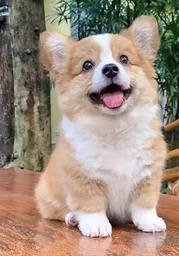
#> input picture 计算机视觉实验08/imgs/dog.jpg, 179 x 256 px, shrunk from 350 x 500 before the run
$ python test3.py   (older library calls are emulated)
#> lines starting #> are read from the running program, lines starting #| are printed output that depends on the picture; after the words box and inside, x2 and y2 are one past the last pixel; in counts of white or black regions, pixels touching at a corner belong together; long printed decimals are rounded
### 计算机视觉实验08/util.py
import cv2
import matplotlib.pyplot as plt
import numpy as np
import scipy


# 高斯噪声
# [125 lines left out: functions normalize, add_gaussian_noise, add_rayleigh_noise, add_gamma_noise, add_salt_pepper, GeometricMeanOperator and 5 more, not called in this run]


# 逆谐波均值滤波
def Contra_harmonicMeanOperator(roi, q):
    roi = roi.astype(np.float64)
    return np.mean(roi ** (q + 1)) / np.mean((roi) ** (q))


# [35 lines left out: functions Contra_harmonicMeanAlogrithm, rgbContra_harmonicMean, get_motion_dsf, not called in this run]


# 仿真湍流模糊
def cal_distance(pa, pb):  # 欧拉距离计算函数的定义
    return np.sqrt((pa[0] - pb[0]) ** 2 + (pa[1] - pb[1]) ** 2)


# [71 lines left out: functions get_turbulence_dsf, make_blurred, inverse_filter, wiener_filter, spectrum_show, normalize, not called in this run]


# BSCB https://www.cnblogs.com/jgg54335/p/14561720.html


def BSCB_inpaint(
    pic_array,
    mask=None,
    epsilon=0.1,
    inpaint_iters=6,
    anidiffuse_iters=6,
    delta_ts=0.02,
    sensitivites=100,
    diffuse_coef=1,
):
    # BSCB算法
    pic_copy = pic_array.copy()
    # epsilon2 = epsilon ** 2
    epsilon2 = epsilon * epsilon
    pic_copy_ = pic_array.copy()
    for i in range(anidiffuse_iters):  # 执行各向异性扩散
        dx_dy = np.gradient(pic_copy)  # 计算梯度
        grad_norm = (
            dx_dy[0] ** 2 + dx_dy[1] ** 2 + epsilon2
        ) ** 0.5  # epsilon2是为了防止分母为0
        if diffuse_coef == 0:
            diffuse_coefs = np.exp(-grad_norm / sensitivites)
        else:
            diffuse_coefs = 1 / (1 + grad_norm / sensitivites)
        dxx = np.gradient(dx_dy[0], axis=0)
        dyy = np.gradient(dx_dy[1], axis=1)
        laplacian = dxx + dyy
        if not mask is None:
            diffuse_coefs = diffuse_coefs * mask
        pic_copy = pic_copy + diffuse_coefs * laplacian
    for i in range(inpaint_iters):  # 执行修补
        dx_dy = np.gradient(pic_copy)  # 计算梯度
        grad_norm = (dx_dy[0] ** 2 + dx_dy[1] ** 2 + epsilon2) ** 0.5
        dxx = np.gradient(dx_dy[0], axis=0)
        dyy = np.gradient(dx_dy[1], axis=1)
        laplacian = dxx + dyy
        dx_dy_ = np.gradient(laplacian)
        if not mask is None:
            delta_ts = delta_ts * mask
        delta_ts = delta_ts * (grad_norm > 0)
        pic_copy = (
            pic_copy
            - delta_ts * (-dx_dy[0] * dx_dy_[0] + dx_dy[1] * dx_dy_[1]) / grad_norm
        )
    # [4 lines of commented-out code are left out]
    pic_new = pic_array.copy()
    pic_new[1:-1, 1:-1] = pic_copy[1:-1, 1:-1]  # 更新
    return pic_new


def gen_pic_with_mask(mask, origin_pic):
    origin_pic[mask == 1.0] = 128
    return origin_pic


# 图像修补TV
# [32 lines left out: functions normalize, tv_inpaint, not called in this run]


def gen_pic_with_mask(mask, origin_pic):
    origin_pic[mask == 1.0] = 128
    return origin_pic

### 计算机视觉实验08/test3.py
from util import *


# [18 lines of commented-out code are left out]
img = cv2.imread("./imgs/dog.jpg")
#> img is the input picture: shape (256, 179, 3); mean B, G, R 128.8, 143.2, 159.9
# 图片二值化处理，把[0, 0, 200]~[70, 70, 255] 以外的颜色变成0
# thresh = cv2.inRange(img, np.array([0, 0, 200]), np.array([70, 70, 255]))
thresh = cv2.inRange(img, np.array([110, 50, 50]), np.array([130, 255, 255]))
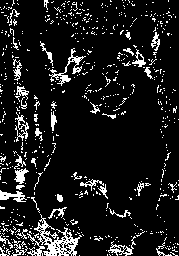
#> thresh: shape (256, 179); 10.7% white in thin lines or dots
# 创建形状和尺寸的结构元素
kernel = np.ones((3, 3), np.uint8)
# 扩张待修复区域
mask = cv2.dilate(thresh, kernel, iterations=1) / 255.0
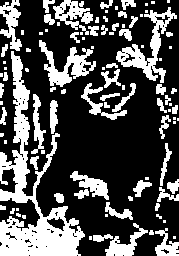
#> mask: shape (256, 179) float64; values 0 (black) and 1 (white), 31.5% white; 101 white regions (44 under 20 px), largest, box (x1, y1, x2, y2) and area: (0, 51, 85, 256) 5143, (116, 7, 177, 83) 1253, (39, 40, 96, 87) 1007

# specturm_show(mask)
# spectrum_show(mask, "title")

pic = gen_pic_with_mask(mask, img)
#> in gen_pic_with_mask, `origin_pic[mask == 1.0] = 128`:
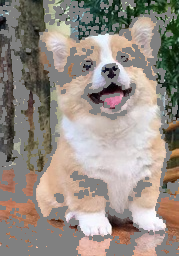
#> origin_pic: shape (256, 179, 3); mean B, G, R 132.8, 141.1, 150.6
cv2.imwrite("destroyedDog.jpg", img=pic)


# cv2.imshow("original", img)
# cv2.imshow("mask", mask)
# cv2.imshow("pic", pic)

epsilon = 0.1
inpaint_iters = 6
anidiffuse_iters = 6
delta_ts = 0.2
sensitivites = 100
diffuse_coef = 1

epochs = 201
# pic = (pic/255.0).astype(np.float)
pic = (pic / 255.0).astype(float)
pic_copy = np.zeros(pic.shape)
for epoch in range(epochs):
    # 每epochs次显示一次数据，保存一次数据
    if epoch % 40 == 0:
        print("epoch,当前的循环次数：", epoch, np.abs(pic - pic_copy).max())
        cv2.imwrite("dog_filed" + str(epoch) + ".jpg", img=np.uint8(pic * 255))
    pic_copy = pic.copy()
    if epoch < epochs - 1:
        for i in range(3):
            pic[:, :, i] = BSCB_inpaint(
                pic_copy[:, :, i],
                mask,
                epsilon,
                inpaint_iters,
                anidiffuse_iters,
                delta_ts,
                sensitivites,
                diffuse_coef,
            )
#> this loop made 201 passes
#| epoch,当前的循环次数： 0 1.0
#| epoch,当前的循环次数： 40 82.165
#| epoch,当前的循环次数： 80 82.234
#| epoch,当前的循环次数： 120 82.234
#| epoch,当前的循环次数： 160 82.234
#| epoch,当前的循环次数： 200 82.234
#> pass 1, in BSCB_inpaint (call 2), `pic_copy = pic_array.copy()`:
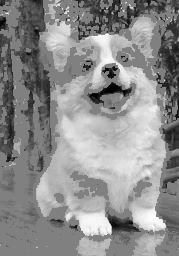
#> pic_copy: shape (256, 179) float64; min 0, max 1, mean 0.553
#> pass 1, in BSCB_inpaint (call 3), `pic_copy = pic_array.copy()`:
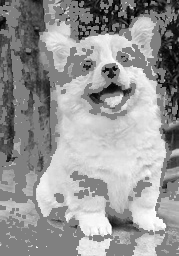
#> pic_copy: shape (256, 179) float64; min 0, max 1, mean 0.591
#> pass 2, `pic_copy = pic.copy()`:
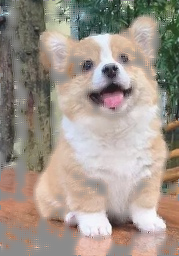
#> pic_copy: shape (256, 179, 3) float64; mean B, G, R 0.506, 0.551, 0.6; drawn with min black and max white
pic = np.uint8(pic * 255)
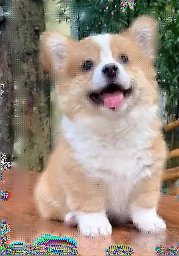
#> pic: shape (256, 179, 3); mean B, G, R 128.2, 140.8, 154.2

# specturm_show(pic)
# spectrum_show(pic, "title")
